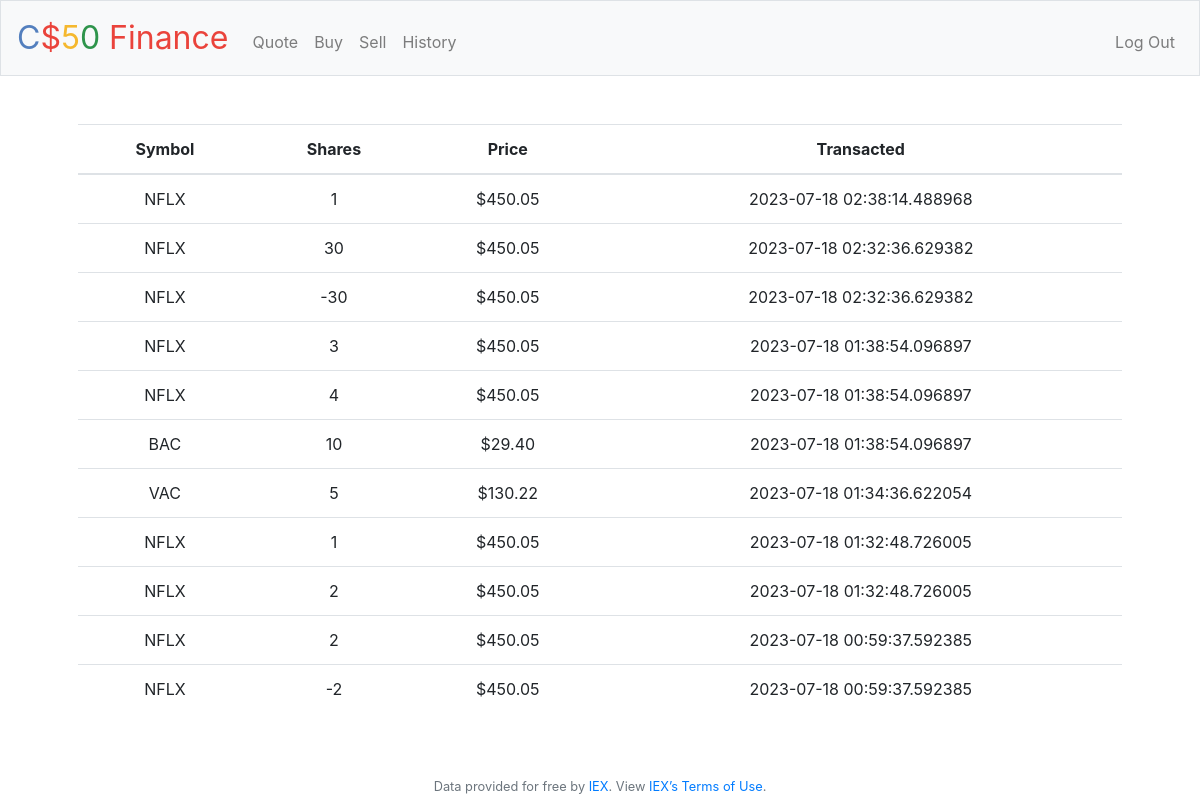
The page /history (signed in) on the database its author committed.
### models.py (models this page shows, shortened)
class Transaction(database.Model):
    id = database.Column(database.Integer, primary_key=True)
    symbol = database.Column(database.String, nullable=False)
    shares = database.Column(database.Integer, nullable=False)
    price = database.Column(database.Float, nullable=False)
    date = database.Column(database.DateTime, nullable=False, default=datetime.utcnow())
    id_user = database.Column(database.Integer, database.ForeignKey('user.id'), nullable=False)

### application.py (the view)
@app.route("/history")
@login_required
def history():
    transactions = (
        Transaction.query.filter_by(id_user=session["user_id"])
        .order_by(Transaction.date.desc())
        .all()
    )
    return render_template("history.html", transactions=transactions)

### application.py (called while the page is built)
@app.after_request
def after_request(response):
    response.headers["Cache-Control"] = "no-cache, no-store, must-revalidate"
    response.headers["Expires"] = 0
    response.headers["Pragma"] = "no-cache"
    return response

### helpers.py (called while the page is built)
def login_required(f):
    @wraps(f)
    def decorated_function(*args, **kwargs):
        if session.get("user_id") is None:
            return redirect("/login")
        return f(*args, **kwargs)
    return decorated_function

### templates/history.html (shortened to what this page needs)
{% extends "layout.html" %}
{% block main %}
    <table class="table">
        <thead>
            <tr>
                <th class="text-start">Symbol</th>
                <th class="text-end">Shares</th>
                <th class="text-end">Price</th>
                <th class="text-end">Transacted</th>
            </tr>
        </thead>
        <tbody>
            {% for transaction in transactions %}
            <tr>
                <td>{{ transaction.symbol|upper }}</td>
                <td>{{ transaction.shares }}</td>
                <td>{{ "$%.2f"|format(transaction.price) }}</td>
                <td>{{ transaction.date }}</td>
            </tr>
            {% endfor %}
        </tbody>
    </table>
{% endblock %}

### templates/layout.html (shortened to what this page needs)
<!DOCTYPE html>
<html lang="en">
    <head>
        <link rel="stylesheet" href="https://cdn.jsdelivr.net/npm/bootstrap@4.5.3/dist/css/bootstrap.min.css">
        <link href="/static/styles.css" rel="stylesheet">
    </head>
    <body>
        <nav class="navbar navbar-expand-md navbar-light bg-light border">
            <a class="navbar-brand" href="/"><span class="blue">C</span><span class="red">$</span><span class="yellow">5</span><span class="green">0</span> <span class="red">Finance</span></a>
            <div class="collapse navbar-collapse" id="navbar">
                {% if session.user_id %}
                    <ul class="navbar-nav mr-auto mt-2">
                        <li class="nav-item"><a class="nav-link" href="/quote">Quote</a></li>
                        <li class="nav-item"><a class="nav-link" href="/buy">Buy</a></li>
                        <li class="nav-item"><a class="nav-link" href="/sell">Sell</a></li>
                        <li class="nav-item"><a class="nav-link" href="/history">History</a></li>
                    </ul>
                    <ul class="navbar-nav ml-auto mt-2">
                        <li class="nav-item"><a class="nav-link" href="/logout">Log Out</a></li>
                    </ul>
                {% else %}
                    <ul class="navbar-nav ml-auto mt-2">
                        <li class="nav-item"><a class="nav-link" href="/register">Register</a></li>
                        <li class="nav-item"><a class="nav-link" href="/login">Log In</a></li>
                    </ul>
                {% endif %}
            </div>
        </nav>
        <main class="container p-5">
            {% block main %}{% endblock %}
        </main>
        <footer class="small text-center text-muted">
            Data provided for free by <a href="https://iextrading.com/developer">IEX</a>. View <a href="https://iextrading.com/api-exhibit-a/">IEX’s Terms of Use</a>.
        </footer>
    </body>
</html>

### static/styles.css (style rules this page uses)
nav .navbar-brand { font-size: xx-large; }
nav .navbar-brand .blue { color: #537fbe; }
nav .navbar-brand .red { color: #ea433b; }
nav .navbar-brand .yellow { color: #f5b82e; }
nav .navbar-brand .green { color: #2e944b; }
main { overflow-x: auto; text-align: center; }

### rows shown on the page
Transaction: price "$450.05"
Transaction: price "$450.05"
Transaction: price "$450.05"
Transaction: price "$450.05"
Transaction: price "$450.05"
Transaction: price "$29.40"
Transaction: price "$130.22"
Transaction: price "$450.05"
Transaction: price "$450.05"
Transaction: price "$450.05"
Transaction: price "$450.05"
